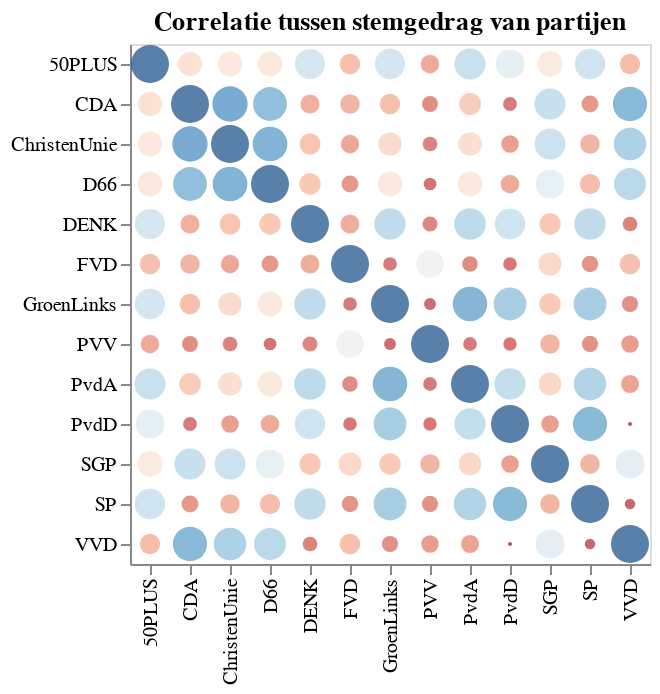

Notebook cell for this chart:
### Markdown cell above
# Correlatiematrix met Partijen

### Code cell
# Bereken de correlatie matrix met alle partijen
dfc = df.T.corr()
dfc.index.rename("fractie2", inplace=True)
dfc = dfc.reset_index().melt(id_vars="fractie2")

alt.Chart(dfc).mark_circle().encode(
    x = alt.X('fractie', axis=alt.Axis(title=None)),
    y = alt.Y('fractie2', axis=alt.Axis(title=None), sort = "x"),
    size = alt.Size('value:Q', legend=None),
    color = alt.Color('value:Q', scale=alt.Scale(scheme='redblue')),
    tooltip = 'value'
).properties(title='Correlatie tussen stemgedrag van partijen').interactive()

### Figure 1 — Vega-Lite specification as saved in the notebook (floating-point values rounded to 4 significant figures; data arrays with more than 128 entries replaced by an {"elided": "..."} marker saying what was removed)
{"config": {"view": {"continuousWidth": 400, "continuousHeight": 300}}, "data": {"name": "data-7b07a250d3c5d6419717b59dc6d8f8f8"}, "mark": "circle", "encoding": {"color": {"type": "quantitative", "field": "value", "scale": {"scheme": "redblue"}}, "size": {"type": "quantitative", "field": "value", "legend": null}, "tooltip": {"type": "quantitative", "field": "value"}, "x": {"type": "nominal", "axis": {"title": null}, "field": "fractie"}, "y": {"type": "nominal", "axis": {"title": null}, "field": "fractie2", "sort": "x"}}, "selection": {"selector001": {"type": "interval", "bind": "scales", "encodings": ["x", "y"]}}, "title": "Correlatie tussen stemgedrag van partijen", "$schema": "https://vega.github.io/schema/vega-lite/v4.8.1.json", "datasets": {"data-7b07a250d3c5d6419717b59dc6d8f8f8": {"elided": "169 records"}}}
